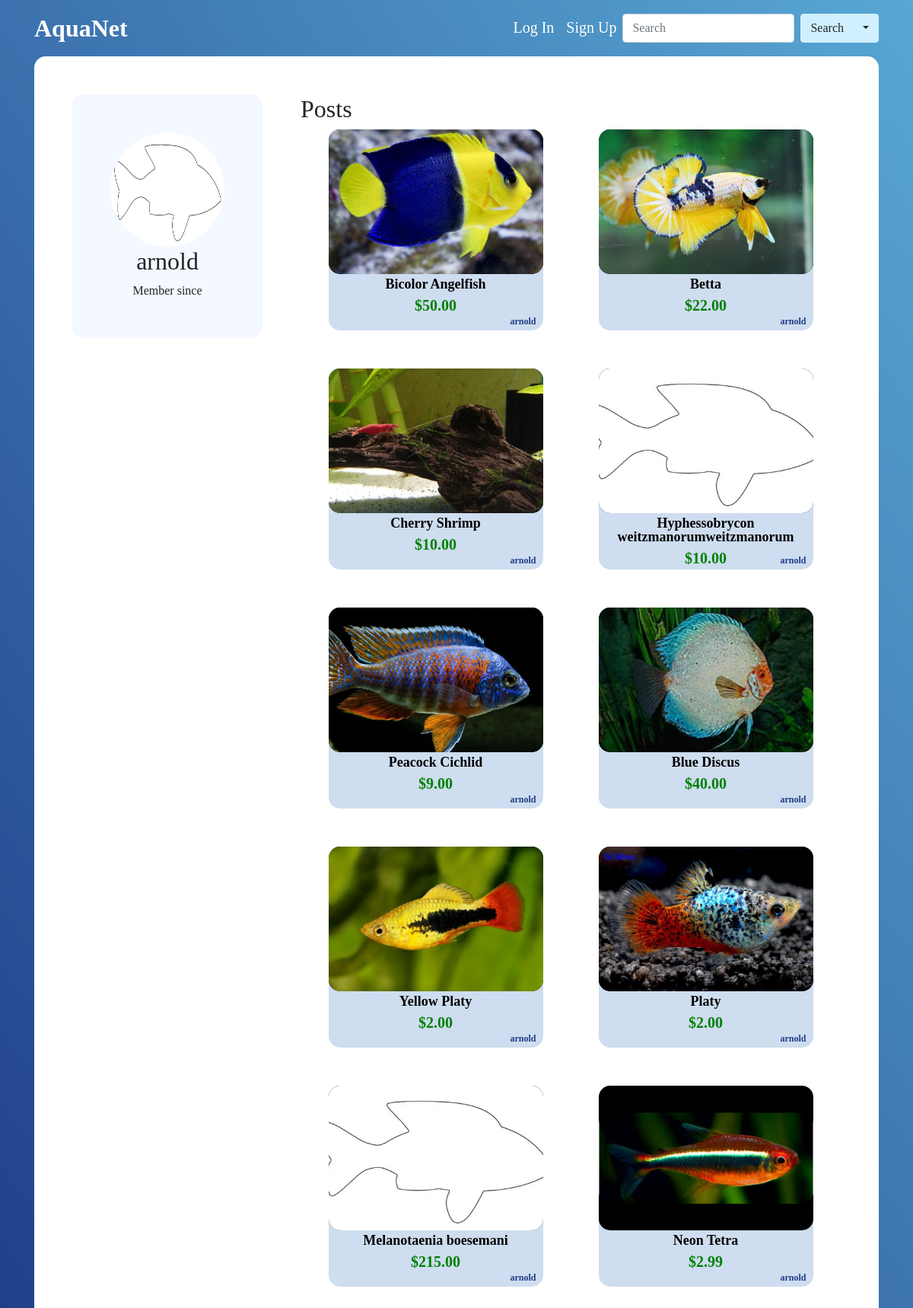
/arnold/, run on the app's committed database.
### speciesprofile/models.py (models this page shows, shortened)
class Profile(models.Model):
    common_name = models.CharField(max_length=200, blank=True)
    species = models.CharField(max_length=200)
    max_size = models.FloatField()
    water_type = models.CharField(max_length=50)
    for_sale = models.BooleanField(default=False)
    price = models.FloatField(null=True, blank=True, default=None)
    description = models.TextField(blank=True)
    publish_date = models.DateTimeField(default=timezone.now)
    author = models.ForeignKey(User, on_delete=models.CASCADE)
    thumbnail = models.ImageField(upload_to='species-images', blank=True, default=None)
    thumbnail_aspect_ratio = models.FloatField(null=True, blank=True, default=None)

### users/views.py (the view, shortened to what this page needs)
# urls.py: path('<str:username>/', views.user_profile, name='profile'),
def user_profile(request, username):
    user = get_object_or_404(User, username=username)
    if Profile.objects.filter(author=user):
        posts = Profile.objects.filter(author=user).order_by('-publish_date')
    else:
        posts = None
    if request.method == 'GET':
        form = SpeciesProfileForm()
        formset = ProfileImageFormset()
    context = {'profile_user': user, 'form': form, 'formset': formset, 'posts': posts}
    return render(request, 'users/userprofile.html', context)

### speciesprofile/forms.py
class SpeciesProfileForm(ModelForm):
    class Meta:
        model = Profile
        fields = ['common_name', 'species', 'max_size', 'water_type', 'for_sale', 'price', 'description']

### users/templates/users/userprofile.html (shortened to what this page needs)
{% extends "speciesprofile/base.html" %}
{% load static %}
{% load widget_tweaks %}
{% block content %}
<div class="card">
    <div class="user-container d-flex">
        <div class="user-box">
            <div class="profile-img"><img src="/media/species-images/default.jpg"></div>
            <h2>{{profile_user.username}}</h2>
            <div>Member since </div>
        </div>
            <div>
                <h2>Posts</h2>
                {% if posts %}
                <div class="posts-list d-flex justify-content-around">
                    {% for species in posts %}
                    <div class="species-prev">
                        <a href="{% url 'speciesprofile:detail' species.id %}">
                            <div class="img-container">
                                {% if species.thumbnail %}
                                    {% if species.thumbnail_aspect_ratio < 0.75 %}
                                        <img src="{{ species.thumbnail.url }}" height="190">
                                    {% elif species.thumbnail_aspect_ratio > 2.3 %}
                                        <img src="{{ species.thumbnail.url }}" width="282">
                                    {% else %}
                                        <img src="{{ species.thumbnail.url }}" height="190" width="282">
                                    {% endif %}
                                {% else %}
                                    <img src="/media/species-images/default.jpg" width="282" height="190">
                                {% endif %}
                            </div>
                        </a>
                        {% if species.common_name %}
                        <div class="name-div pt-1">{{species.common_name}}</div>
                        {% else %}
                        <div class="name-div pt-1">{{species.species}}</div>
                        {% endif %}
                        {% if species.price %}
                        <div class="price-div pt-1">${{species.price|floatformat:2}}</div>
                        {% endif %}
                        <div class="author-link">
                            <a href="{% url 'users:profile' species.author %}">{{species.author}}</a>
                        </div>
                    </div>
                    {% endfor %}
                </div>
                {% endif %}
            </div>
        </div>
    </div>
</div>
{% endblock content %}

### data on the page
Profile: thumbnail (picture), common_name "Bicolor Angelfish", price "50.00", author "arnold"
Profile: thumbnail (picture), common_name "Betta", price "22.00", author "arnold"
Profile: thumbnail (picture), common_name "Cherry Shrimp", price "10.00", author "arnold"
Profile: species "Hyphessobrycon weitzmanorumweitzmanorum", price "10.00", author "arnold"
Profile: thumbnail (picture), common_name "Peacock Cichlid", price "9.00", author "arnold"
Profile: thumbnail (picture), common_name "Blue Discus", price "40.00", author "arnold"
Profile: thumbnail (picture), common_name "Yellow Platy", price "2.00", author "arnold"
Profile: thumbnail (picture), common_name "Platy", price "2.00", author "arnold"
Profile: species "Melanotaenia boesemani", price "215.00", author "arnold"
Profile: thumbnail (picture), common_name "Neon Tetra", price "2.99", author "arnold"

### other printed values
{{ profile_user.username }} "arnold"
